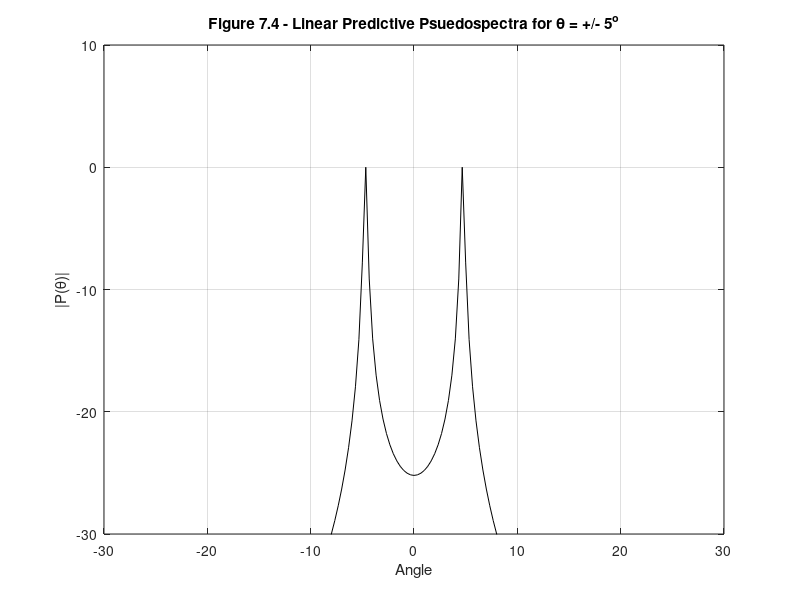

Write MATLAB code to recreate this figure.
%%%%%%%%%%%%%%%%%%%%%%%%%%%%%%%%%%%%%%%%%%%%%%%%%%%%%%%%%%%%%%%%
%%                                                            %%
%%   ******************************************************   %%
%%   * Smart Antennas for Wireless Applications w/ Matlab *   %%
%%   ******************************************************   %%
%%                                                            %%
%% Chapter 7: Ex 7.7                                          %%
%%                                                            %%
%% Author: Frank Gross                                        %%
%% McGraw-Hill, 2005                                          %%
%% Date:  1/26/2004                                           %%
%%                                                            %%
%% This code creates Figure 7.4, plot of a Linear Predictive  %%
%%     Pseudospectrum for theta1= -5 & theta2 = 5             %% 
%%%%%%%%%%%%%%%%%%%%%%%%%%%%%%%%%%%%%%%%%%%%%%%%%%%%%%%%%%%%%%%%      

%%------------------- Define Variables:-----------------------%%
% M - # of elements in array                                   %
% sig2 - noise variance                                        %
% th1, th2 - angles of arrival                                 %
% a1, a2, a - array steering vectors                           %
% A - Steering vector matrix                                   %
% Rss - Source correlation matrix                              %
% Rxx - Array correlation matrix                               %
% P - Linear Predictive Psuedospectra                          %
%%------------------------------------------------------------%%

%%----- Given Values -----%%

M = 6;  sig2 = 0.1;

th1 = -5*pi/180;  th2 = 5*pi/180;

%%----- Create steering vectors, a1 & a2 -----%%

a1 = [];  a2 = [];  u3 = [0 0 1 0 0 0];
i = 1:M;
a1 = exp(1j*(i-1)*pi*sin(th1));
a2 = exp(1j*(i-1)*pi*sin(th2));

%%----- Create A, Rss, Rxx -----%%

A = [a1' a2'];  Rss = [1 0;0 1]; Rxx = A*Rss*A' + sig2*eye(M);

for k = 1:180;
    th(k) = -pi/6 + pi*k/(3*180);
    clear a
    a = [];
    for jj = 1:M
       a = [a exp(1j*(jj-1)*pi*sin(th(k)))];
    end
    P(k) = real((u3*inv(Rxx)*u3')/(abs(u3*inv(Rxx)*a.')^2)); 
end

%%----- Plot Results -----%%

plot(th*180/pi,10*log10(P/max(P)),'k')
title(['\bfFigure 7.4 - Linear Predictive Psuedospectra for \theta = +/- 5^o'])
xlabel('Angle'), ylabel('|P(\theta)|')
axis([-30 30 -30 10]), grid on
